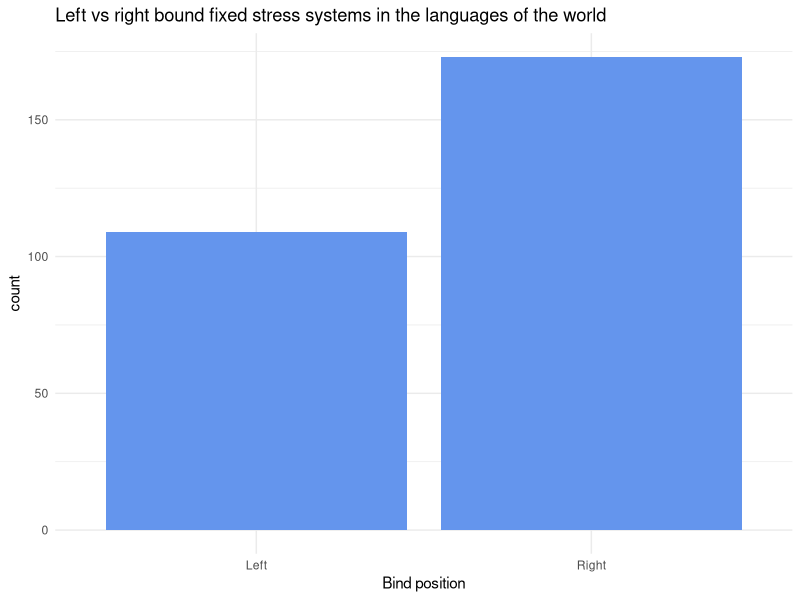
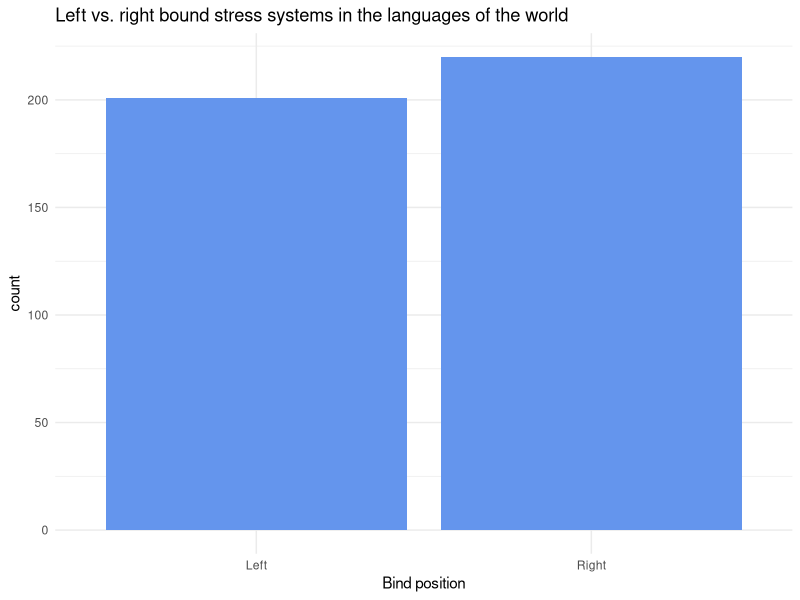
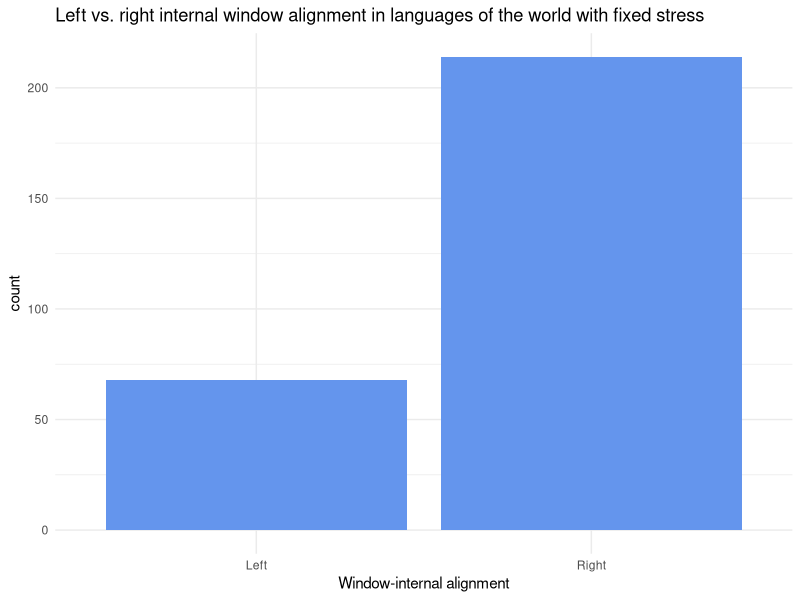
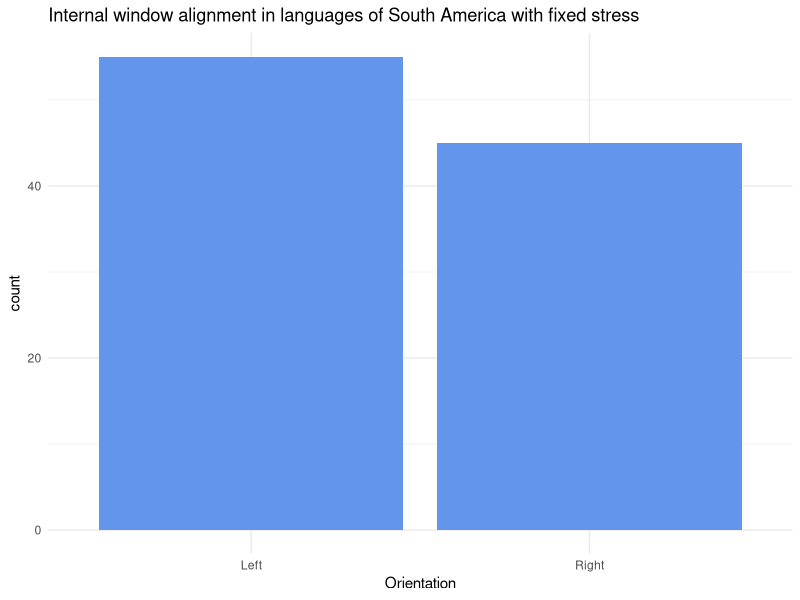

The R source for these figures, in order:
library(dplyr)
library(tidyverse)
library(ggplot2)
theme_set(theme_minimal())
image_folder <- file.path("..", "Escrit", "Images")

# Always set wd to Thesis-data

languages <- read.delim("SA_stats/wals-tone/languoid.txt",
                        fileEncoding = "UTF-8") %>% select(wals.code, macroarea)

fixed <- read.delim("SA_stats/wals-stress_placement/fixed.txt",
                         fileEncoding = "UTF-8",
                         skip = 7) %>%
                         select(name, wals.code, description, family)
                         
weight <- read.delim("SA_stats/wals-stress_placement/weight.txt",
                    fileEncoding = "UTF-8",
                    skip = 7) %>% select(name, wals.code, description, family)

fixed_simple <- fixed %>% mutate(alignment =
                                case_when(
                                  description == "Ultimate" |
                                  description == "Penultimate" |
                                  description == "Antepenultimate" ~ "Right",
                                  description == "Initial" |
                                  description == "Second" |
                                  description == "Third" ~ "Left"
                                ))

fixed_nona <- fixed_simple %>%
              filter(!is.na(alignment))

plot_fixed_alignment <- ggplot(fixed_nona,
  aes(alignment))+
  geom_bar(position =  "dodge", fill = "cornflowerblue")+
  labs(title = "Left vs right bound fixed stress systems in the languages of the world",
       x = "Bind position")+
  theme_minimal()
ggsave("alignment_fixed.png",
       path = file.path("..", "Escrit", "Images"))


weight_simple <- weight %>% mutate(alignment =
                                case_when(
                                  description == "Left-edge: First or second" |
                                  description == "Left-oriented: One of the first three" |
                                  description == "Combined: Right-edge and unbounded"
                                  ~ "Right",
                                  description == "Right-edge: Ultimate or penultimate" |
                                  description == "Right-oriented: One of the last three"
                                  ~ "Left",
                                  description == "Unbounded: Stress can be anywhere"
                                  ~ "Unbounded"
                                )) %>%
                            drop_na()

fixed_and_weight <- bind_rows(weight_simple, fixed_simple) %>%
                  left_join(languages, by = "wals.code") %>%
                  filter(.$alignment == "Left" |
                          .$alignment == "Right"|
                          .$alignment == "Ubounded")


plot_alignment <- ggplot(fixed_and_weight,
  aes(alignment))+
  geom_bar(position =  "dodge", fill = "cornflowerblue")+
  labs(title = "Left vs. right bound stress systems in the languages of the world",
       x = "Bind position")+
  theme_minimal()
ggsave("alignment_world.png",
       path = image_folder)


freq_tab_world <- table(fixed_and_weight$alignment)

# Proportions of alignment (left or right of the word) in languages of South America

alignment_sa <- fixed_and_weight %>% filter(.$macroarea == "South America")

freq_tab_sa <- table(alignment_sa$alignment)

prop_tab_sa <- prop.table(freq_tab_sa)

# Proportions of placement within the window (trochaic or iambic)

fixed_with_macro  <- fixed %>%
                  left_join(languages, by = "wals.code")

fixed_window <- fixed_with_macro %>% mutate(rhythm =
                                case_when(
                                  description == "Initial" |
                                  description == "Penultimate" |
                                  description == "Antepenultimate" ~ "Trochaic",
                                  description == "Ultimate" |
                                  description == "Second" |
                                  description == "Third" ~ "Iambic",
                                  description == "No fixed stress" ~ "No fixed stress"
                                ))

fixed_window_forplot <- fixed_window %>%
                             filter(rhythm != "No fixed stress") %>%
                        mutate(rhythm_for_plot =
                                 case_when(
                                   rhythm == "Iambic" ~ "Left",
                                   rhythm == "Trochaic" ~ "Right"))
                       

plot_window <- ggplot(fixed_window_forplot,
  aes(rhythm_for_plot))+
  geom_bar(position =  "dodge", fill = "cornflowerblue")+
  labs(title = "Left vs. right internal window alignment in languages of the world with fixed stress",
       x = "Window-internal alignment")+
  theme_minimal()
ggsave("window_internal_alignment_world.png",
       path = image_folder)

fixed_window_costa <- data.frame(Orientation = c(rep("Left", 55), rep("Right", 45)))

plot_window_costa <- ggplot(fixed_window_costa,
  aes(Orientation))+
  geom_bar(position =  "dodge", fill = "cornflowerblue")+
  labs(title = "Internal window alignment in languages of South America with fixed stress")+
  theme_minimal()
ggsave("window_internal_alignment_sa.png",
       path = image_folder)

fixed_window_sa <- fixed_window %>% filter(.$macroarea == "South America")

rhythm_tab_sa <- table(fixed_window_sa$rhythm)

rhythm_prop_sa <- prop.table(rhythm_tab_sa)

# Proportions of stress types by family in SA

fixed_by_family_sa <- fixed %>%
                  left_join(languages, by = "wals.code") %>%
                  filter(.$macroarea == "South America") %>%
                  filter(.$description != "No fixed stress")

fixed_by_family_tab_sa <- table(fixed_by_family_sa$family)

fixed_by_family_sa_unique <- length(unique(fixed_by_family_sa$family))

weight_by_family_sa <- weight %>%
                  left_join(languages, by = "wals.code") %>%
                  filter(.$macroarea == "South America") %>%
                  filter(.$description != "Not predictable") %>%
                  filter(.$description != "Fixed stress (no weight-sensitivity)")


weight_by_family_tab_sa <- table(weight_by_family_sa$family)

weight_by_family_sa_unique <- length(unique(weight_by_family_sa$family))

unpredict_by_family_sa <- weight %>%
                  left_join(languages, by = "wals.code") %>%
                  filter(.$macroarea == "South America") %>%
                  filter(.$description == "Not predictable")
